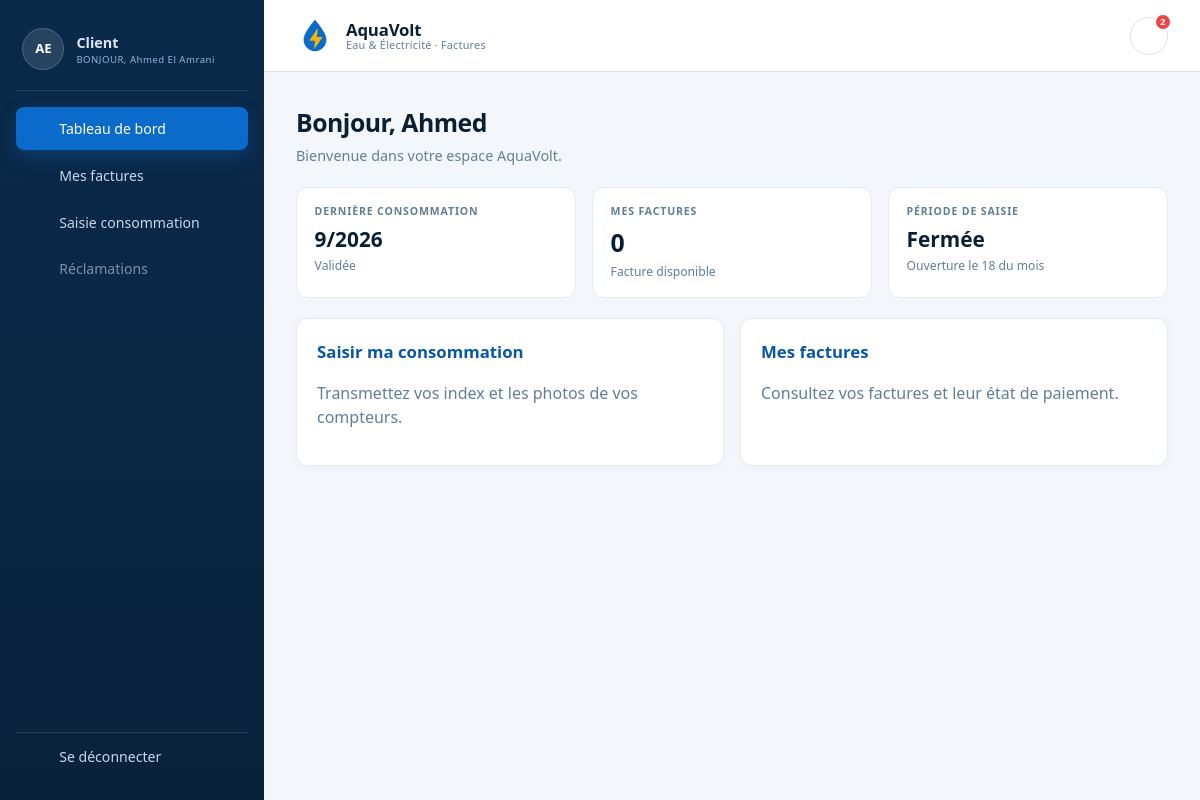
Screenshot of / (signed in) with the database file from the repository.
### tables this page shows
CREATE TABLE consommation (
  id_conso INT UNSIGNED NOT NULL AUTO_INCREMENT,
  id_client INT UNSIGNED NOT NULL,
  periode_mois TINYINT UNSIGNED NOT NULL,
  periode_annee SMALLINT UNSIGNED NOT NULL,
  index_eau DECIMAL(12,2) NOT NULL,
  index_elec DECIMAL(12,2) NOT NULL,
  date_saisie DATETIME NOT NULL DEFAULT CURRENT_TIMESTAMP,
  statut ENUM('EN_ATTENTE','ANOMALIE','VALIDEE','FACTUREE') NOT NULL DEFAULT 'EN_ATTENTE',
  PRIMARY KEY (id_conso),
  UNIQUE KEY uk_conso_client_periode (id_client, periode_mois, periode_annee),
  KEY idx_conso_client (id_client),
  CONSTRAINT fk_conso_client
    FOREIGN KEY (id_client) REFERENCES client (id_client)
    ON UPDATE CASCADE ON DELETE RESTRICT,
  CONSTRAINT chk_conso_mois CHECK (periode_mois BETWEEN 1 AND 12),
  CONSTRAINT chk_conso_index CHECK (index_eau >= 0 AND index_elec >= 0)
);

### Traitement/Home.php (called while the page is built)
<?php
function home_index(): void
{
    require ROOT . 'IHM/home.php';
}

### index.php (called while the page is built, shortened)
<?php
require_once ROOT . 'config/app.php';
require_once ROOT . 'BD/Connexion.php';
$url = trim((string) ($_GET['url'] ?? ''), '/');
$segments = $url === '' ? [] : explode('/', $url);
$controller = ucfirst(strtolower($segments[0] ?? 'Home'));
$action = strtolower($segments[1] ?? 'index');
$id = $segments[2] ?? null;
$function = strtolower($controller) . '_' . $action;
$function($id);

### BD/Connexion.php (called while the page is built, shortened)
<?php
function db(): mysqli
{
    static $link = null;
    if ($link instanceof mysqli) {
        return $link;
    }
    $config = require ROOT . 'config/database.php';
    $link = mysqli_connect(
        $config['host'],
        $config['user'],
        $config['pass'],
        $config['dbname'],
        (int) $config['port']
    );
    mysqli_set_charset($link, $config['charset'] ?? 'utf8mb4');
    return $link;
}

### IHM/home.php (the view, shortened to what this page needs)
<?php
require ROOT . 'IHM/layout/header.php';
$role = $_SESSION['role'] ?? null;
$prenom = trim((string) ($_SESSION['prenom'] ?? ''));
$derniereConso = null;
$nbFactures = 0;
if ($role === 'client') {
    $idClient = (int) ($_SESSION['id_client'] ?? 0);
    $stmt = mysqli_prepare(
        db(),
        'SELECT periode_mois, periode_annee, statut, index_eau, index_elec
         FROM consommation
         WHERE id_client = ?
         ORDER BY periode_annee DESC, periode_mois DESC
         LIMIT 1'
    );
    mysqli_stmt_bind_param($stmt, 'i', $idClient);
    mysqli_stmt_execute($stmt);
    $resultat = mysqli_stmt_get_result($stmt);
    $derniereConso = mysqli_fetch_assoc($resultat) ?: null;
    $stmt = mysqli_prepare(db(), 'SELECT COUNT(*) FROM facture WHERE id_client = ?');
    mysqli_stmt_bind_param($stmt, 'i', $idClient);
    mysqli_stmt_execute($stmt);
    $resultat = mysqli_stmt_get_result($stmt);
    $ligne = mysqli_fetch_row($resultat);
    $nbFactures = (int) ($ligne[0] ?? 0);
}
$aujourdhui = new DateTimeImmutable('today');
$periodeOuverte = (int) $aujourdhui->format('j') >= 18;
$finMois = $aujourdhui->modify('last day of this month');
$joursRestants = max(0, (int) $aujourdhui->diff($finMois)->days);
?>
<?php if ($role === null): ?>
    <section class="hero">
        <p class="eyebrow" style="text-align: left; color: #9cc9ff;">AQUAVOLT</p>
        <h1>Vos factures d’eau et d’électricité, simplement.</h1>
        <p>
            Suivez vos consommations, saisissez vos index et consultez vos factures
            depuis un seul espace sécurisé.
        </p>
        <p style="margin-top: 1.4rem;">
            <a class="btn" href="<?= e(url('Auth/login')) ?>" style="background: #fff; color: #0b2a4a;">
                Se connecter
            </a>
        </p>
    </section>
    <div class="grid">
        <div class="card">
            <h2>Suivi des consommations</h2>
            <p class="muted">Saisissez vos index d’eau et d’électricité chaque mois.</p>
        </div>
        <div class="card">
            <h2>Factures claires</h2>
            <p class="muted">Consultez le détail de vos factures et vos montants.</p>
        </div>
        <div class="card">
            <h2>Anomalies détectées</h2>
            <p class="muted">Un contrôle automatique vérifie la cohérence de vos relevés.</p>
        </div>
    </div>
<?php elseif ($role === 'client'): ?>
    <div class="page-head">
        <div>
            <h1>Bonjour, <?= e($prenom !== '' ? $prenom : 'Client') ?></h1>
            <p>Bienvenue dans votre espace AquaVolt.</p>
        </div>
    </div>
    <div class="stats">
        <div class="stat-card">
            <div class="stat-label">Dernière consommation</div>
            <div class="stat-value" style="font-size: 1.3rem;">
                <?php if ($derniereConso !== null): ?>
                    <?= (int) $derniereConso['periode_mois'] ?>/<?= (int) $derniereConso['periode_annee'] ?>
                <?php else: ?>
                    Aucune
                <?php endif; ?>
            </div>
            <div class="stat-note">
                <?= $derniereConso !== null ? e(statut_label($derniereConso['statut'])) : 'Aucun relevé enregistré' ?>
            </div>
        </div>
        <div class="stat-card">
            <div class="stat-label">Mes factures</div>
            <div class="stat-value"><?= $nbFactures ?></div>
            <div class="stat-note">Facture<?= $nbFactures > 1 ? 's' : '' ?> disponible<?= $nbFactures > 1 ? 's' : '' ?></div>
        </div>
        <div class="stat-card">
            <div class="stat-label">Période de saisie</div>
            <div class="stat-value" style="font-size: 1.3rem;">
                <?= $periodeOuverte ? 'Ouverte' : 'Fermée' ?>
            </div>
            <div class="stat-note">
                <?= $periodeOuverte
                    ? 'Il vous reste ' . $joursRestants . ' jour' . ($joursRestants > 1 ? 's' : '')
                    : 'Ouverture le 18 du mois' ?>
            </div>
        </div>
    </div>
    <div class="grid">
        <a class="card link-card" href="<?= e(url('Consommation/add')) ?>">
            <h2>Saisir ma consommation</h2>
            <p class="muted">Transmettez vos index et les photos de vos compteurs.</p>
        </a>
        <a class="card link-card" href="<?= e(url('Facture/all')) ?>">
            <h2>Mes factures</h2>
            <p class="muted">Consultez vos factures et leur état de paiement.</p>
        </a>
    </div>
<?php endif; ?>
<?php require ROOT . 'IHM/layout/footer.php'; ?>

### assets/css/style.css (style rules this page uses)
:root { --navy: #0b2a4a; --navy-2: #0e355c; --primary: #0b6bcb; --primary-dark: #0857a6; --primary-soft: #e8f2fd; --bg: #f3f7fb; --surface: #ffffff; --ink: #102a43; --muted: #627d98; --border: #d9e2ec; --success: #1f7a4d; --success-bg: #e8f6ee; --danger: #b42318; --danger-bg: #fdecea; --warning: #b54708; --warning-bg: #fff4e5; --yellow: #f7b500; --shadow: 0 10px 30px rgba(16, 42, 67, 0.08); --radius: 12px; }
* { box-sizing: border-box; }
html { -webkit-text-size-adjust: 100%; }
body { margin: 0; font-family: system-ui, -apple-system, "Segoe UI", Roboto, sans-serif; background: var(--bg); color: var(--ink); line-height: 1.5; }
a { color: var(--primary); }
.app-body { background: var(--bg); }
.page-head { display: flex; align-items: flex-start; justify-content: space-between; gap: 1rem; margin-bottom: 1.25rem; }
.page-head h1 { margin: 0 0 0.25rem; font-size: 1.55rem; letter-spacing: -0.02em; color: #0b1f33; }
.page-head p { margin: 0; color: var(--muted); font-size: 0.9rem; }
.card { background: var(--surface); border: 1px solid #e3ebf3; border-radius: var(--radius); padding: 1.25rem; margin-bottom: 1rem; box-shadow: 0 2px 8px rgba(16, 42, 67, 0.03); }
.card h1, .card h2, .card h3 { color: #0b1f33; }
.muted { color: var(--muted); }
.grid { display: grid; grid-template-columns: repeat(auto-fit, minmax(220px, 1fr)); gap: 1rem; }
.stats { display: grid; grid-template-columns: repeat(3, minmax(0, 1fr)); gap: 1rem; margin-bottom: 1.25rem; }
.stat-card { background: #fff; border: 1px solid #e3ebf3; border-radius: 12px; padding: 1rem 1.1rem; }
.stat-label { font-size: 0.66rem; font-weight: 700; letter-spacing: 0.08em; text-transform: uppercase; color: var(--muted); }
.stat-value { margin-top: 0.25rem; font-size: 1.55rem; font-weight: 700; color: #0b1f33; }
.stat-note { margin-top: 0.15rem; font-size: 0.76rem; color: var(--muted); }
.link-card { display: block; color: inherit; text-decoration: none; transition: border-color 0.2s, transform 0.2s; }
.link-card h2 { margin-top: 0; color: var(--primary-dark); font-size: 1.05rem; }

### rows the page displays
consommation: periode_mois "9", periode_annee "2026", statut "Validée"

### other values shown
$initiales "AE"
role_label($role) "Client"
$nomComplet !== '' ? $nomComplet : 'Utilisateur' "Ahmed El Amrani"
APP_NAME "AquaVolt"
APP_TAGLINE "Eau & Électricité · Factures"
$notificationsNonLues "2"
$prenom !== '' ? $prenom : 'Client' "Ahmed"
$nbFactures "0"
